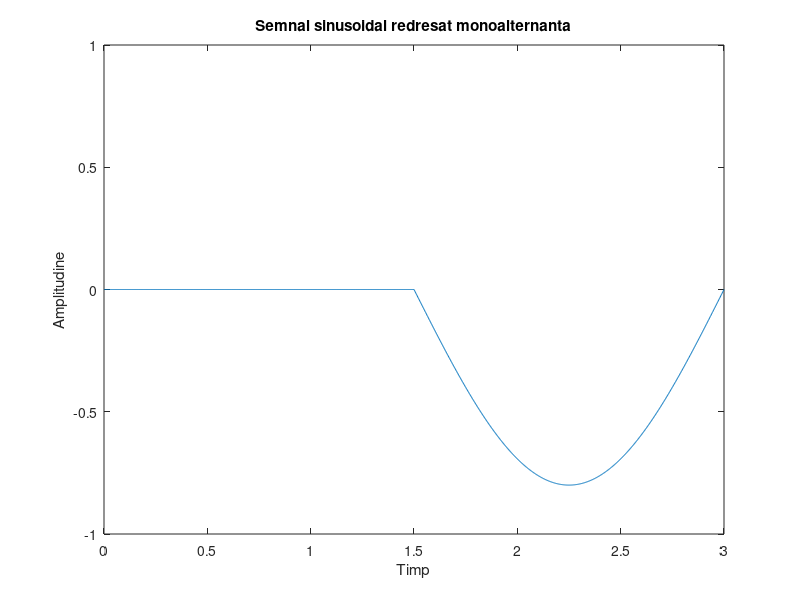

Source code (MATLAB):
t=0:0.002:3;		%realizarea vectorului timp

s1=0.8*sin(((2*pi)/3)*t);	%realizarea semnalului sinusoidal

s=0.5*(s1-abs(s1));		%redresarea pe alternanta negativa a semnalului

plot(t, s);			%reprezentarea grafica a semnalului obtinut
axis([0 3 -1 1 ]);
title ('Semnal sinusoidal redresat monoalternanta');
xlabel('Timp');
ylabel('Amplitudine');